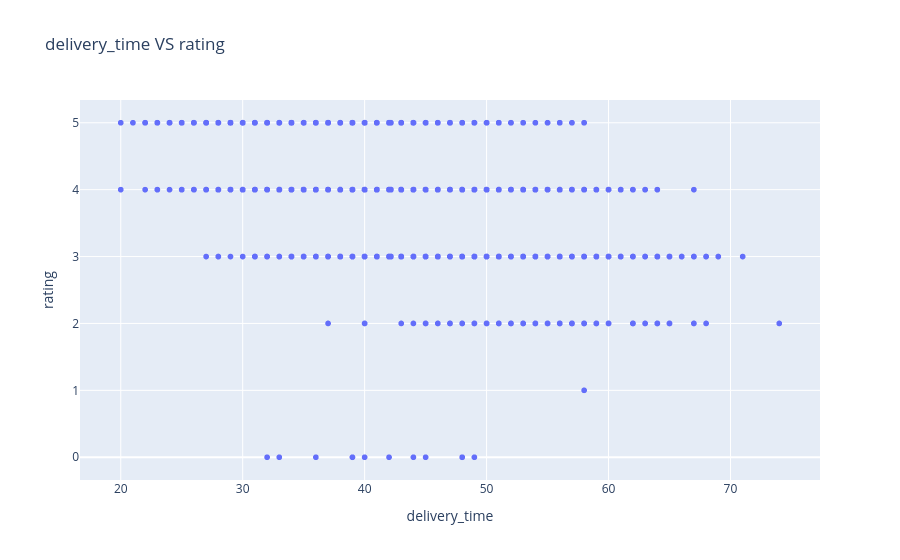

Notebook code for this chart:
### Markdown cell above
### **Question 5.** Is slower delivery linked to lower ratings?

### Code cell
delivered_orders = df[(df["order_status"] == "Delivered") &(df["delivery_time"].notna()) &(df["rating"].notna())]
fig = px.scatter(
    delivered_orders, 
    x = "delivery_time" ,
    y = "rating" ,
    title = "delivery_time VS rating "
)
fig.show()

### Figure 1 — Plotly figure (JSON) as saved in the notebook; plotly's stock layout.template omitted (floating-point values rounded to 4 significant figures; data arrays with more than 128 entries replaced by an {"elided": "..."} marker saying what was removed)
{"data": [{"hovertemplate": "delivery_time=%{x}<br>rating=%{y}<extra></extra>", "legendgroup": "", "marker": {"color": "#636efa", "symbol": "circle"}, "mode": "markers", "name": "", "showlegend": false, "type": "scattergl", "x": {"elided": "4530 float values"}, "xaxis": "x", "y": {"elided": "4530 float values"}, "yaxis": "y"}], "layout": {"legend": {"tracegroupgap": 0}, "title": {"text": "delivery_time VS rating "}, "xaxis": {"anchor": "y", "domain": [0, 1], "title": {"text": "delivery_time"}}, "yaxis": {"anchor": "x", "domain": [0, 1], "title": {"text": "rating"}}}}
